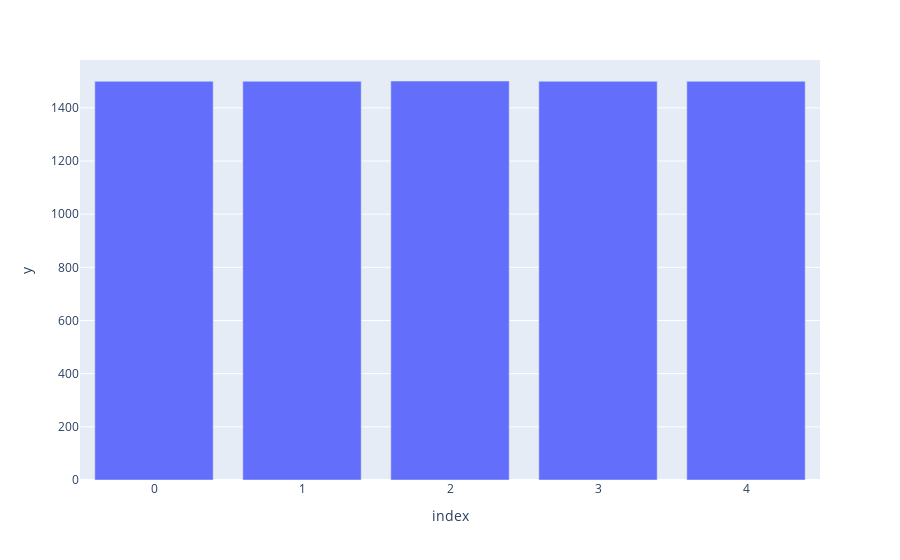

The notebook cell this image was saved under:
### Code cell
import plotly.express as px
import numpy

random_x = voice_file_names
random_y = voice_files_count

fig = px.bar(random_x, y=random_y)
fig.show()

### Figure 1 — Plotly figure (JSON) as saved in the notebook; plotly's stock layout.template omitted (floating-point values rounded to 4 significant figures)
{"data": [{"alignmentgroup": "True", "hovertemplate": "index=%{x}<br>y=%{y}<extra></extra>", "legendgroup": "", "marker": {"color": "#636efa", "pattern": {"shape": ""}}, "name": "", "offsetgroup": "", "orientation": "v", "showlegend": false, "textposition": "auto", "type": "bar", "x": [0, 1, 2, 3, 4], "xaxis": "x", "y": [1500, 1500, 1501, 1500, 1500], "yaxis": "y"}], "layout": {"barmode": "relative", "legend": {"tracegroupgap": 0}, "margin": {"t": 60}, "xaxis": {"anchor": "y", "domain": [0, 1], "title": {"text": "index"}}, "yaxis": {"anchor": "x", "domain": [0, 1], "title": {"text": "y"}}}}
